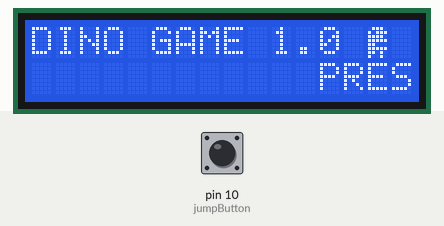
Simulated run of this sketch. Board: Arduino Uno, built with avr-gcc and run on an emulated ATmega328P. Shown: 16×2 character LCD. Inputs (shaded band) come from the test bench; at power-on: pin 10 (jumpButton) LOW.

Above: at 1.6 s.
1.7 s: pin 10 (jumpButton) pulled HIGH for 0.5 s
At 2.4 s:
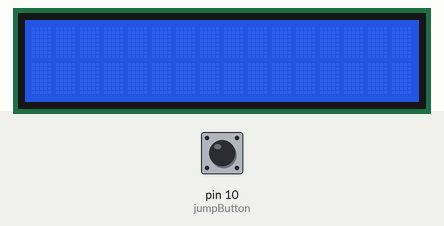
5.0 s: pin 10 (jumpButton) pulled HIGH for 3.2 s
At 5.35 s:
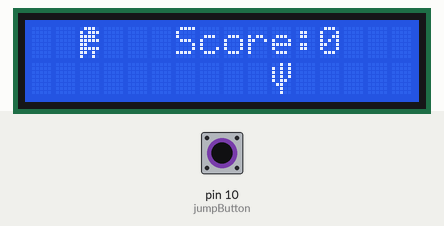
9.7 s: pin 10 (jumpButton) pulled HIGH for 1 s
At 9.9 s:
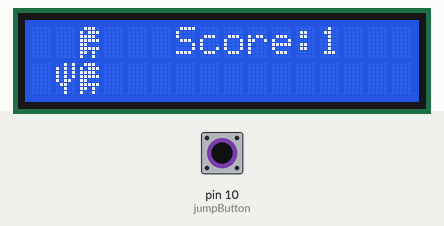
12.2 s: pin 10 (jumpButton) pulled HIGH for 0.5 s
At 12.4 s:
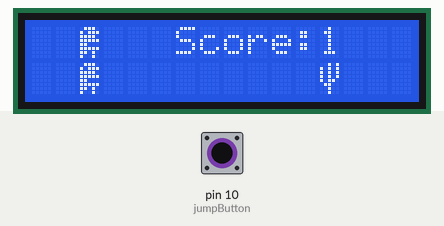
15.7 s: pin 10 (jumpButton) pulled HIGH for 3.2 s
At 20.85 s:
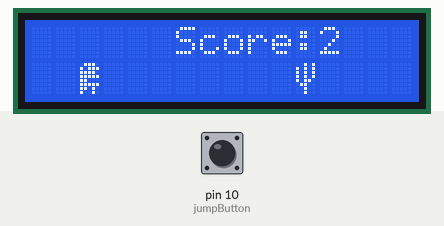

The sketch:

LCD_Display_Chrome_Dino_Game.ino
```cpp
#include <LiquidCrystal.h>

#define PIN_BUTTON 10

LiquidCrystal lcd(12, 11, 5, 4, 3, 2);   //set lcd connections: rs, e, db4, db5, db6, db7

int switchState=0;
int switchFirstPress=0;

bool buttonPressed=0;
int jumpButton=10;
bool dinoLast=0;

int j;
int score=0;
unsigned long t; //unsigned long used for millis
unsigned long t1;
unsigned long t2;
unsigned long t3;

int objectDelay=500; //basic cactus moving speed
int objectDecrease=20; //decreases delay

bool dinoUp=0;

byte cactus[8] = { //cactus
  B00101,
  B10101,
  B10101,
  B10101,
  B10110,
  B01100,
  B00100,
  B00100,
};

byte dino[8] = { //dino
  B01110,
  B10111,
  B11110,
  B11111,
  B11000,
  B11111,
  B11010,
  B10010,
};

void setup() {
lcd.begin(16, 2);

lcd.createChar(7, cactus);
lcd.createChar(6, dino);

j=15;

t=millis();
t1=millis();
t2=millis();
t3=millis();
Serial.begin(9600);

switchFirstPress = digitalRead(jumpButton);
while(switchFirstPress == LOW) {
  for(int i=15;i>=0;i--) {
    lcd.setCursor(i, 1);
    lcd.print("PRESS TO START");
    lcd.setCursor(0, 0);
    lcd.print("DINO GAME 1.0");
    lcd.setCursor(14, 0);
    lcd.write(6);
      delay(400);
    lcd.clear();
switchFirstPress = digitalRead(jumpButton);
  if (switchFirstPress == HIGH) {
    break;
  }
  }
}
delay(500);
}
//end of setup, works fine
void loop() {
switchState = digitalRead(jumpButton);
if((millis()-t)>=objectDelay) { //delay on cactus move
  t=millis();
  lcd.clear();
  lcd.setCursor(j, 1);
  lcd.write(7);
  j=j-1;
    if(j == -1) {
      j=15;
    }
  lcd.setCursor(6, 0);
  lcd.print("Score:");
  lcd.print(score);
}
if((millis()-t1)>=50) {
  t1=millis();
  if (switchState == HIGH && dinoUp == false) {
    lcd.setCursor(2, 0);
    lcd.write(6);
    dinoUp = true;
    t2=millis();
  }
  else if(dinoUp == true) {
    lcd.setCursor(2, 0);
    lcd.write(6);
  }
  else if(dinoUp == false) {
    lcd.setCursor(2, 0);
    lcd.print(" ");
    lcd.setCursor(2, 1);
    lcd.write(6);
  }
}
if((millis()-t2)>=1500 && dinoUp == true) {
  t2=millis();
  lcd.setCursor(2, 1);
  lcd.write(6);
  lcd.setCursor(2, 0);
  lcd.print(" ");
  dinoUp = false;
}
if(((millis()-t3)>=1000) && (j == 1)) {
  t3=millis();
  if (dinoUp == true) {
    score=score+1;
    if (score%5 == 0) {
    objectDelay=objectDelay-objectDecrease;
      if(objectDelay <= 200) { //makes 200 highest speed
        objectDecrease=0; //keeps cactus/object at max speed and wont keep increasing it
      }
    }
  }
  else {
    lcd.clear();
    lcd.setCursor(0, 0);
    lcd.print("GAME OVER!");
    lcd.setCursor(0, 1);
    lcd.print("TAP TO RETRY");
    score=0;
    j=15;
    objectDelay=500; //toggles back to basic speed
    switchState = digitalRead(jumpButton);
      while(switchState == LOW) {
        switchState = digitalRead(jumpButton);
      }
      delay(500);
  }
}
}
```

Measured:
- after the input at 1.7 s, the display: changes after 0.40 s (image 1)
- after the input at 5.0 s, the display: first changes at once (image 2 shows a later state)
- after the input at 9.7 s, the display: changes at once (image 3)
- after the input at 12.2 s, the display: changes at once (image 4)
- after the input at 15.7 s, the display: first changes at once (image 5 shows a later state)
- what the display in image 0 shows lasts 0.4 s, from 1.3 s to 1.7 s
- what the display in image 2 shows lasts 0.5 s, from 5.1 s to 5.6 s
